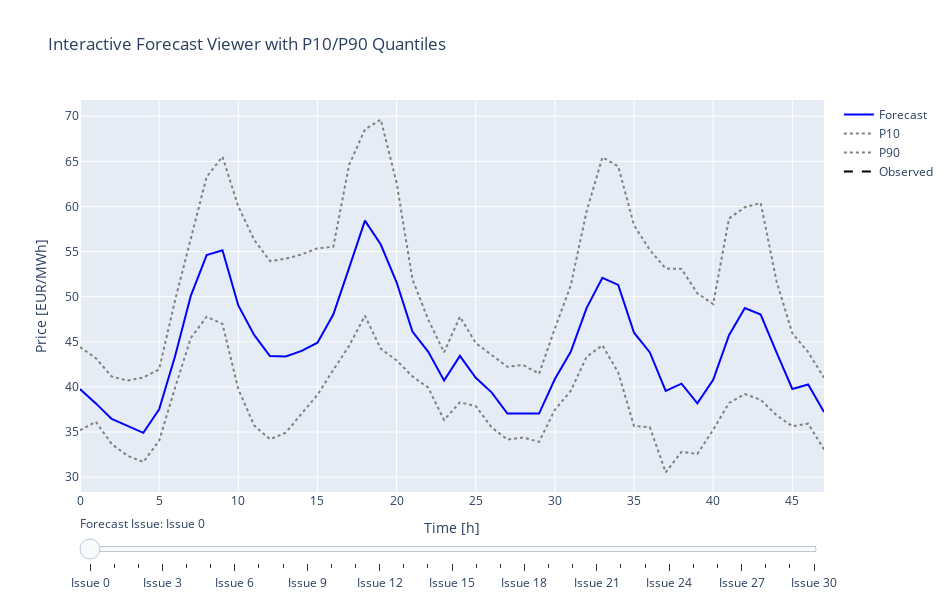

Here is the notebook cell this chart was saved with:
### Code cell
plot_interactive_forecasts(forecast_mean, forecast_p10, forecast_p90, actual_price, dt_issue=24, n_for=48)
